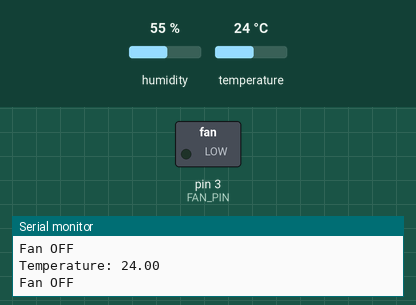
Recording of a sketch running on a simulated Arduino Uno, built with avr-gcc and run on an emulated ATmega328P. Shown: switched loads named in the sketch (green lamp = pin HIGH), the last lines printed to the serial monitor. Inputs (shaded band) come from the test bench; at power-on: temperature 24 °C, humidity 55 %.

Above: at 3.8 s.
3.9 s: temperature set to 26 °C
At 6.4 s:
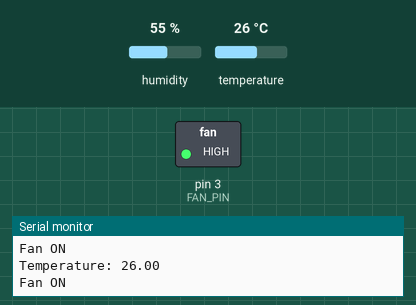
6.8 s: temperature set to 12 °C
At 7.6 s:
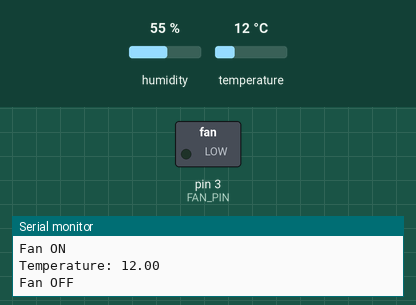
9.7 s: temperature set to 28 °C
At 12.4 s:
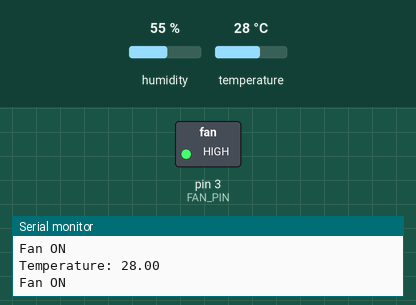
Timing chart, 0 to 13.9 s (numbered marks = the images above; inputs shaded):
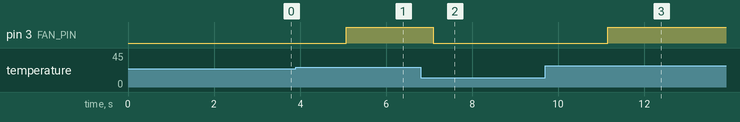

Measured:
- the behaviour switches between 24 and 25 °C on temperature (found by bisection; images 0 and 1)
- after the input at 3.9 s, pin 3 (FAN_PIN): LOW → HIGH after 1.2 s
- after the input at 6.8 s, pin 3 (FAN_PIN): HIGH → LOW after 0.30 s
- after the input at 9.7 s, pin 3 (FAN_PIN): LOW → HIGH after 1.4 s

The sketch:

sketch_feb18.ino
```cpp
#include <DHT.h>

#define DHTPIN 2     // Pin connected to the DHT sensor
#define DHTTYPE DHT11   // DHT 11
#define FAN_PIN 3     // Pin connected to the Fan

DHT dht(DHTPIN, DHTTYPE);

void setup() {
  Serial.begin(9600);
  pinMode(FAN_PIN, OUTPUT);
  dht.begin();
}

void loop() {
  delay(1000);  // Wait for 2 seconds to take readings
  float temperature = dht.readTemperature();  // Read temperature in Celsius
  Serial.print("Temperature: ");
  Serial.println(temperature);

  if (temperature > 24) {  // Turn on the fan if temperature is greater than 25 degrees Celsius
    digitalWrite(FAN_PIN, HIGH);
    Serial.println("Fan ON");
  } else {  // Turn off the fan otherwise
    digitalWrite(FAN_PIN, LOW);
    Serial.println("Fan OFF");
  }
}
```
